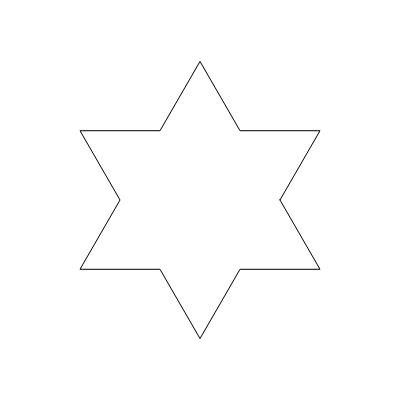
Frame 1 (no input)
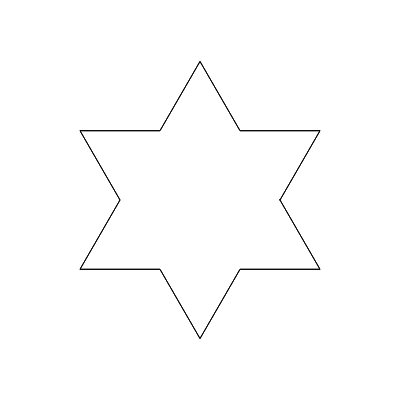
Frame 2 (the mouse pressed at the canvas centre, redrawn once)

The p5.js sketch that drew these frames (run headless with seeded random() and noise() and a simulated clock; the mouse was pressed at the canvas centre and the sketch redrawn once):

// p5.js sketch
// ── sketch.js
/*
Code written by Selcuk ARTUT 2022
Geometric Patterns with Creative Coding 
All rights reserved
*/

//scale factor
let a = 80;
let b;

function setup() {  
	createCanvas(400, 400);
  angleMode(DEGREES);  
  b = 2 * a * cos(30);
  noFill();
  noLoop();
}
function draw() {  
	let x,y;
	push();
    translate(width*0.5, height*0.5);
    beginShape();
      for(let i=0;i<12;i++){
        if(i%2==0){
          x = a*cos(30*i);
          y = a*sin(30*i);
        }else{
          x = b*cos(30*i);
          y = b*sin(30*i);
        }
        vertex(x,y);
      }
    endShape(CLOSE);
  pop(); 
}
